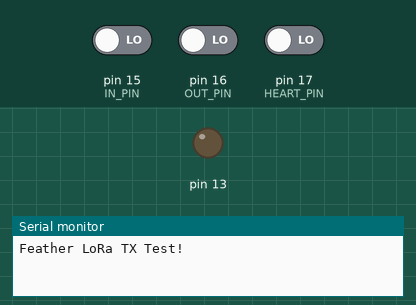
A sketch run on a simulated Arduino Uno, built with avr-gcc and run on an emulated ATmega328P. Shown: output pins drawn as LEDs (lit = HIGH), the last lines printed to the serial monitor. The inputs (shaded band) are chosen by the test bench; at power-on: pin 15 (IN_PIN) LOW, pin 16 (OUT_PIN) LOW, pin 17 (HEART_PIN) LOW. Random numbers use the default seed unless the sketch sets one; no radio packets arrive unless stated; pins used as bus, display or sensor lines are not drawn.

Above: at 1.3 s.
1.4 s: pin 15 (IN_PIN) driven HIGH
At 2.3 s:
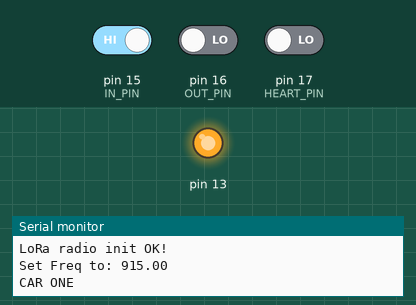
3.1 s: pin 16 (OUT_PIN) driven HIGH
4.8 s: pin 17 (HEART_PIN) driven HIGH
Timing chart, 0 to 7.8 s (numbered marks = the images above; inputs shaded):
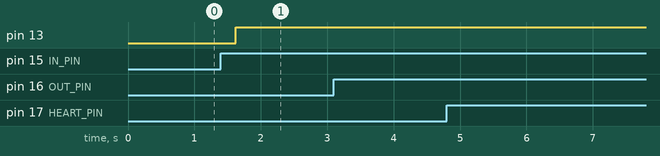

The sketch:

Fake_Data.ino
```cpp
#include <SPI.h>
#include <RH_RF95.h>
#include <RHReliableDatagram.h>

#define RFM95_CS 8
#define RFM95_RST 4
#define RFM95_INT 3

// Must match RX's freq!
#define RF95_FREQ 915.0

#define SERVER_ID 1
#define NODE_ID 2//MUST CHANGE PER NODE, server is "1"

// Singleton instance of the radio driver
RH_RF95 rf95(RFM95_CS, RFM95_INT);
RHReliableDatagram manager(rf95, NODE_ID);

void initRadios() {
  pinMode(RFM95_RST, OUTPUT);
  digitalWrite(RFM95_RST, HIGH);

  Serial.begin(9600);

  /*while (!Serial) {
    delay(1);
  }*/

  delay(100);

  Serial.println("Feather LoRa TX Test!");

  // manual reset
  digitalWrite(RFM95_RST, LOW);
  delay(10);
  digitalWrite(RFM95_RST, HIGH);
  delay(10);

  while (!rf95.init()) {
    Serial.println("LoRa radio init failed");
    while (1);
  }

  if (!manager.init())
  {
    printf( "Manager init failed\n" );
  }

  Serial.println("LoRa radio init OK!");

  // Defaults after init are 434.0MHz, modulation GFSK_Rb250Fd250, +13dbM
  if (!rf95.setFrequency(RF95_FREQ)) {
    Serial.println("setFrequency failed");
    while (1);
  }
  Serial.print("Set Freq to: "); Serial.println(RF95_FREQ);

  // Defaults after init are 434.0MHz, 13dBm, Bw = 125 kHz, Cr = 4/5, Sf = 128chips/symbol, CRC on

  // The default transmitter power is 13dBm, using PA_BOOST.
  // If you are using RFM95/96/97/98 modules which uses the PA_BOOST transmitter pin, then
  // you can set transmitter powers from 5 to 23 dBm:
  rf95.setTxPower(23, false);
}


//PID number 1 for sending car data
bool sendCarOne(){
  const uint8_t PACKET_LENGTH = 7;
  uint8_t packet[PACKET_LENGTH] = {1, 0, 0, 0, 0,1,NODE_ID};//Create packet with PID of 1, length of 7

  manager.sendtoWait((uint8_t *)packet, PACKET_LENGTH,SERVER_ID);
}

bool sendCarTwo(){
  const uint8_t PACKET_LENGTH = 7;
  uint8_t packet[PACKET_LENGTH] = {1, 0, 0, 0, 0,2,NODE_ID};//Create packet with PID of 1, length of 7

  manager.sendtoWait((uint8_t *)packet, PACKET_LENGTH,SERVER_ID);
}


void sendHeartbeat(uint8_t one, uint8_t two){
  const int leng = 5;
  uint8_t packet[leng] = {3,one/10,one%10, two/10,two%10};//PID of 3, then send distances
  manager.sendtoWait((uint8_t *)packet, leng ,SERVER_ID);
}


const int IN_PIN = 15;
const int OUT_PIN = 16;
const int HEART_PIN = 17;
bool outPrevious = false;
bool inPrevious = false;
bool heartPrevious = false;
void setup() {
  initRadios();
  pinMode(IN_PIN, INPUT);
  pinMode(OUT_PIN, INPUT);
  pinMode(HEART_PIN, INPUT);
  pinMode(13, OUTPUT);
  randomSeed(analogRead(0));
  Serial.begin(9600);
}

void loop() {
  digitalWrite(13, LOW);
  if(digitalRead(IN_PIN)==HIGH){
    digitalWrite(13, HIGH);
    if(inPrevious == false){
      inPrevious = true;
      //send car going in
      sendCarOne();
      Serial.println("CAR ONE");
    }
  }else{
    inPrevious = false;
  }

  if(digitalRead(OUT_PIN)==HIGH){
    digitalWrite(13, HIGH);
    if(outPrevious == false){
      outPrevious = true;
      //send car going out
      sendCarTwo();
      Serial.println("CAR TWO");
    }
  }else{
    outPrevious = false;
  }

  if(digitalRead(HEART_PIN)==HIGH){
    digitalWrite(13, HIGH);
    if(heartPrevious == false){
      heartPrevious = true;
      //send heartbeat
      sendHeartbeat(random(100,300),random(100,300));
      Serial.println("HEART");
    }
  }else{
    heartPrevious = false;
  }

  delay(250);//lets me not debounce
}
```

Measured:
- after the input at 1.4 s, pin 13: LOW → HIGH after 0.22 s
